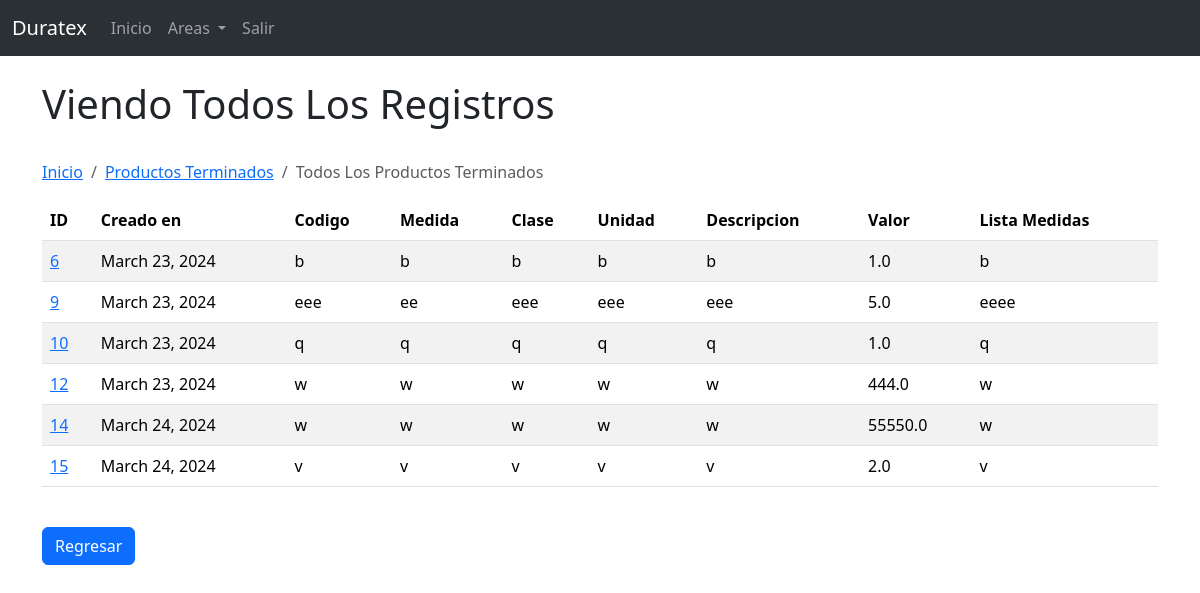
Before: /productos_terminados/registros/ (signed in) with the older database file.
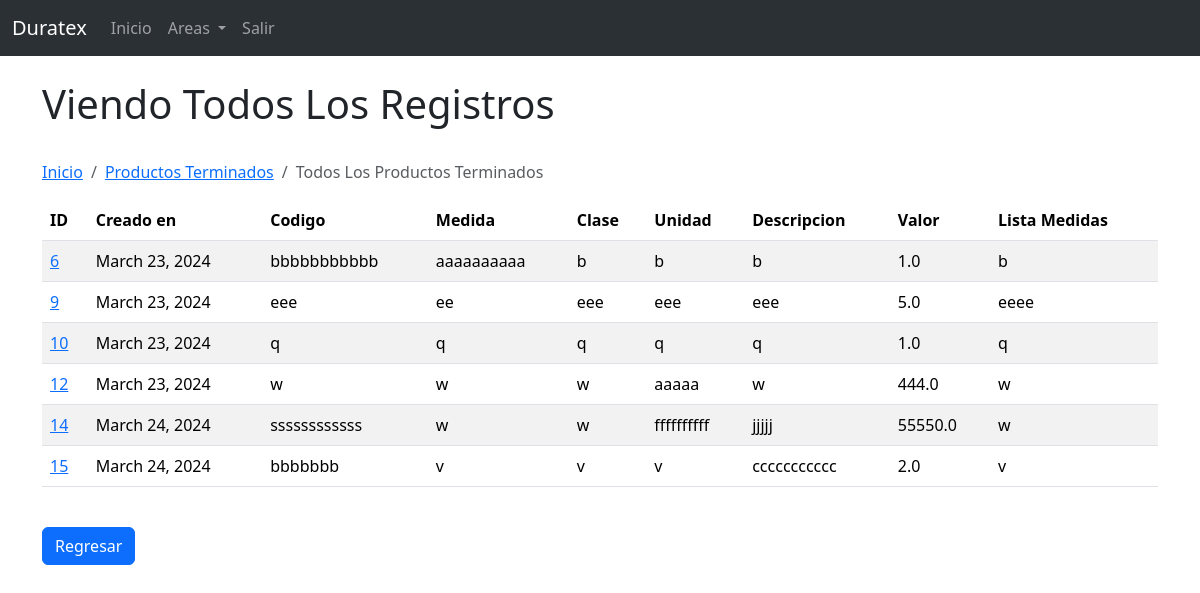
After: the same page with the newer database file.
### sfcs/models.py (models this page shows, shortened)
class Almacen(models.Model):
    creado_en = models.DateField(auto_now_add=True)
    codigo = models.CharField(max_length=100)
    medida = models.CharField(max_length=100)
    clase = models.CharField(max_length=100)
    unidad = models.CharField(max_length=100)
    descripcion = models.CharField(max_length=150)
    valor = models.FloatField(max_length=15)
    lista_medidas = models.CharField(max_length=100)
    objects = DataFrameManager()

### sfcs/views.py (the view)
# urls.py: path('productos_terminados/registros/', views.productos_terminados, name='productos_terminados_registros'),
def productos_terminados(request):
    if request.user.is_authenticated:
        registros = Almacen.objects.all()
    else:
        messages.error(request, "Debes de iniciar sesion!")
        print ("no ha iniciado sesion para ver esa pagina")
        return redirect('home')
    return render(request, 'productos_terminados/registro.html', {'registros': registros})

### sfcs/templates/productos_terminados/registro.html (shortened to what this page needs)
{% extends 'base.html' %}
{% block content %}
{% if user.is_authenticated %}
<h1>Viendo Todos Los Registros</h1>
<br/>
<nav aria-label="breadcrumb">
  <ol class="breadcrumb">
    <li class="breadcrumb-item"><a href="{% url 'home' %}"">Inicio</a></li>
    <li class="breadcrumb-item"><a href="{% url 'productos_terminados' %}">Productos Terminados</a></li>
    <li class="breadcrumb-item active" aria-current="page">Todos Los Productos Terminados</li>
  </ol>
</nav>
{% if registros %}
<table class="table table-striped table-hover">
  <thead>
    <tr>
      <th scope="col">ID</th>
      <th scope="col">Creado en</th>
      <th scope="col">Codigo</th>
      <th scope="col">Medida</th>
      <th scope="col">Clase</th>
      <th scope="col">Unidad</th>
      <th scope="col">Descripcion</th>
      <th scope="col">Valor</th>
      <th scope="col">Lista Medidas</th>
    </tr>
  </thead>
  <tbody>
    {% for registro in registros %}
    <tr>
      <td><a href="{% url 'productos_terminados_registro' registro.id %}"">{{ registro.id }}</a></td>
      <td>{{ registro.creado_en }}</td>
      <td>{{ registro.codigo }}</td>
      <td>{{ registro.medida }}</td>
      <td>{{ registro.clase }}</td>
      <td>{{ registro.unidad }}</td>
      <td>{{ registro.descripcion }}</td>
      <td>{{ registro.valor }}</td>
      <td>{{ registro.lista_medidas }}</td>
    </tr>
    {% endfor %}
  </tbody>
</table>
{% endif %}
<br/>
<a href="{% url 'productos_terminados' %}" class="btn btn-primary">Regresar</a>
<br/>
{% endif %}
{% endblock %}

Changed rows visible on the page:
changed Almacen id 6: codigo "b" → "bbbbbbbbbbb"; medida "b" → "aaaaaaaaaa"
changed Almacen id 12: unidad "w" → "aaaaa"
changed Almacen id 14: codigo "w" → "ssssssssssss"; unidad "w" → "ffffffffff"; descripcion "w" → "jjjjj"
changed Almacen id 15: codigo "v" → "bbbbbbb"; descripcion "v" → "ccccccccccc"
